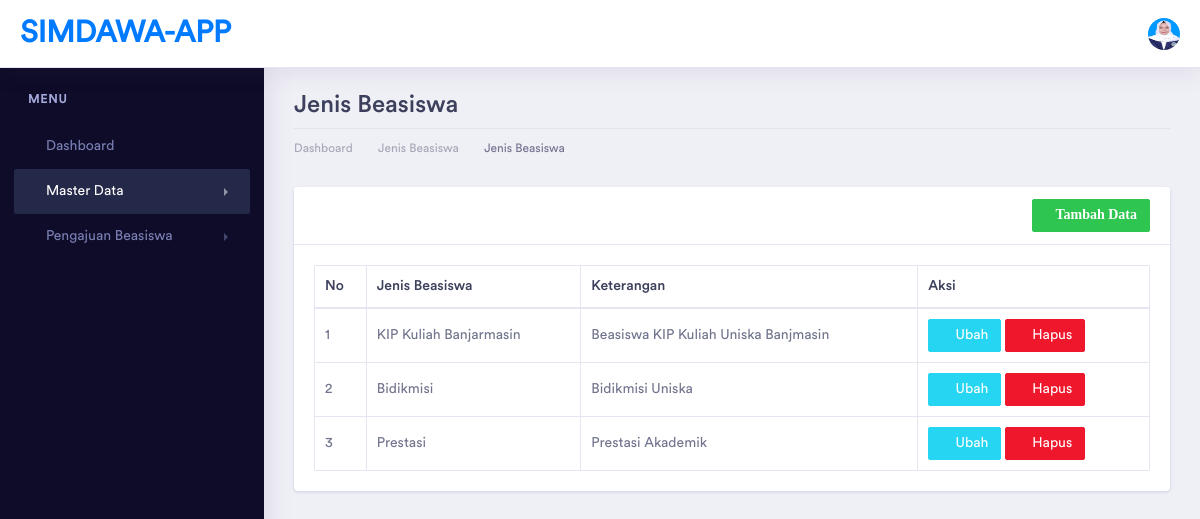
/index.php/jenis, run on the app's committed database.
### tables this page shows
CREATE TABLE `jenis_beasiswa` (
  `id` int(11) NOT NULL,
  `nama_jenis` varchar(50) DEFAULT NULL,
  `keterangan` varchar(100) DEFAULT NULL
);

### application/controllers/Jenis.php (called while the page is built, shortened)
<?php
class Jenis extends CI_Controller
{
    public function __construct()
    {
        $this->load->model('JenisModel');
    }
    public function index()
    {
        $data['title'] = "Jenis Beasiswa | SIMDAWA-APP";
        $data['jenis'] = $this->JenisModel->get_jenis();
        $this->load->view('template/header', $data);
        $this->load->view('template/sidebar');
        $this->load->view('jenis/jenis_read', $data);
        $this->load->view('template/footer');
    }
}

### index.php (called while the page is built, shortened)
<?php
require_once BASEPATH.'core/CodeIgniter.php';

### application/models/JenisModel.php (called while the page is built, shortened)
<?php
class JenisModel extends CI_Model
{
    private $tabel = "jenis_beasiswa";
    public function get_jenis()
    {
        return $this->db->get($this->tabel)->result();
    }
}

### application/views/jenis/jenis_read.php (the view, shortened to what this page needs)
<div class="dashboard-wrapper">
    <div class="container-fluid dashboard-content">
        <div class="row">
            <div class="col-xl-12 col-lg-12 col-md-12 col-sm-12 col-12">
                <div class="page-header">
                    <h2 class="pageheader-title">Jenis Beasiswa </h2>
                    <div class="page-breadcrumb">
                        <nav aria-label="breadcrumb">
                            <ol class="breadcrumb">
                                <li class="breadcrumb-item"><a href="<?= base_url('home') ?>" class="breadcrumb-link">Dashboard</a></li>
                                <li class="breadcrumb-item"><a href="<?= base_url('jenis') ?>" class="breadcrumb-link">Jenis Beasiswa</a></li>
                                <li class="breadcrumb-item active" aria-current="page">Jenis Beasiswa</li>
                            </ol>
                        </nav>
                    </div>
                </div>
            </div>
        </div>
        <div class="row">
            <div class="col-xl-12 col-lg-12 col-md-12 col-sm-12 col-12">
                <div class="card">
                    <div class="card-header">
                        <a href="<?= base_url('jenis/tambah') ?>" class="btn btn-sm btn-success float-right"><i class="fas fa-plus">Tambah Data</i></a>
                    </div>
                    <div class="card-body">
                        <table class="table table-bordered" id="mytabel">
                            <thead>
                                <tr>
                                    <th>No</th>
                                    <th>Jenis Beasiswa</th>
                                    <th>Keterangan</th>
                                    <th>Aksi</th>
                                </tr>
                            </thead>
                            <tbody>
                                <?php $no = 1;
                                foreach ($jenis as $a) {
                                ?>
                                    <tr>
                                        <td><?= $no++ ?></td>
                                        <td><?= $a->nama_jenis ?></td>
                                        <td><?= $a->keterangan ?></td>
                                        <td>
                                            <a href="<?= base_url('jenis/ubah/' . $a->id) ?>" class="btn btn-sm btn-info"><i class="fas fa-edit"></i> Ubah</a>
                                            <a href="<?= base_url('jenis/hapus/' . $a->id) ?>" class="btn btn-sm btn-danger" onclick="return confirm('Ingin hapus data ini?')"><i class="fas fa-trash"></i> Hapus</a>
                                        </td>
                                    </tr>
                                <?php
                                }
                                ?>
                            </tbody>
                        </table>
                    </div>
                </div>
            </div>
        </div>
    </div>
</div>

### data on the page
jenis_beasiswa: nama_jenis "KIP Kuliah Banjarmasin", keterangan "Beasiswa KIP Kuliah Uniska Banjmasin"
jenis_beasiswa: nama_jenis "Bidikmisi", keterangan "Bidikmisi Uniska"
jenis_beasiswa: nama_jenis "Prestasi", keterangan "Prestasi Akademik"
